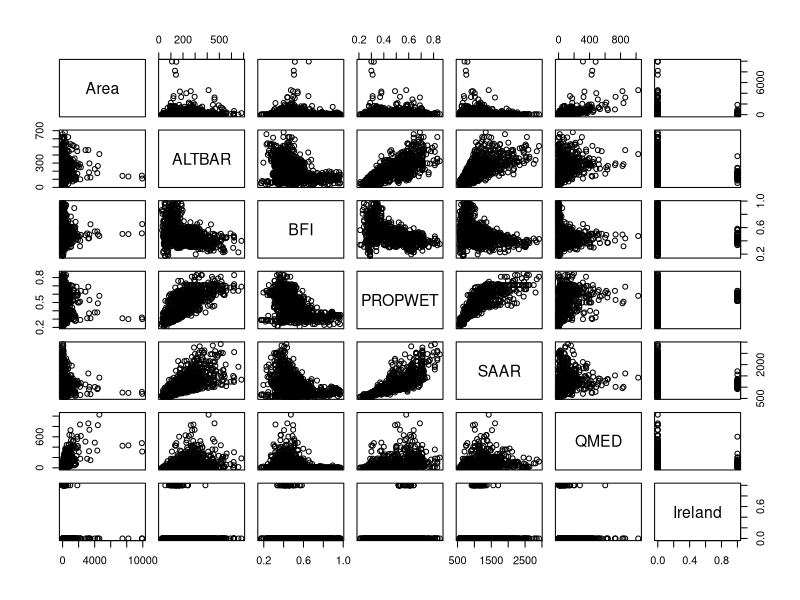
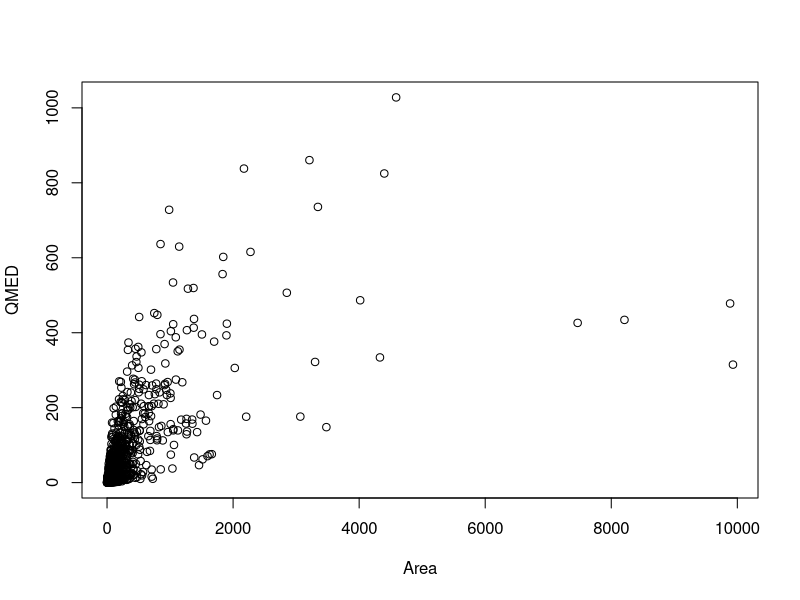
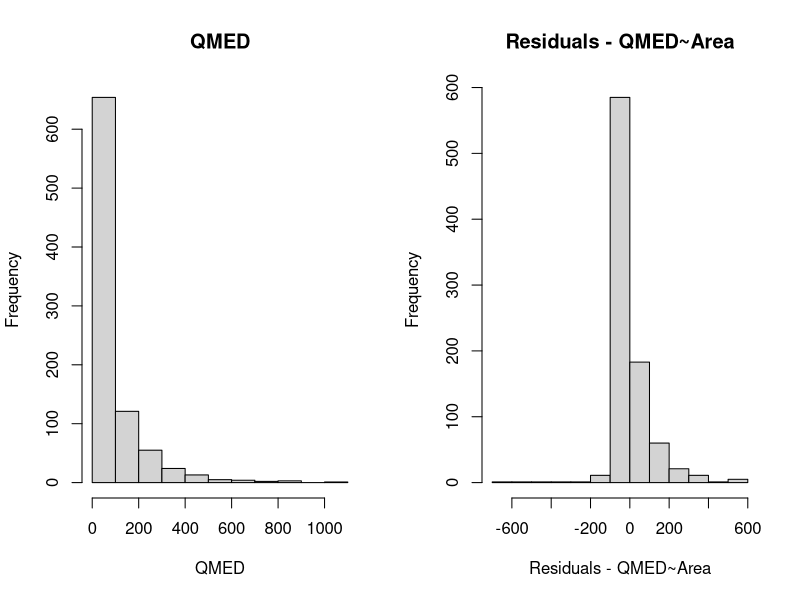
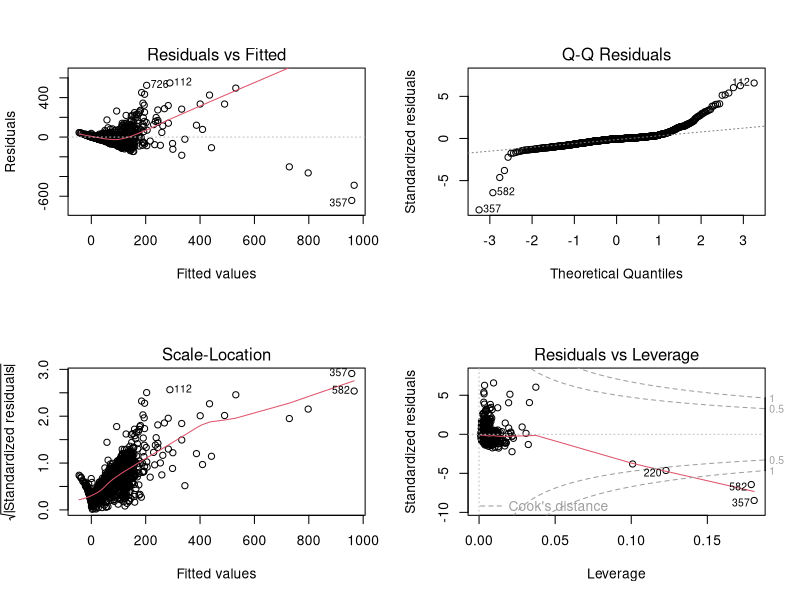
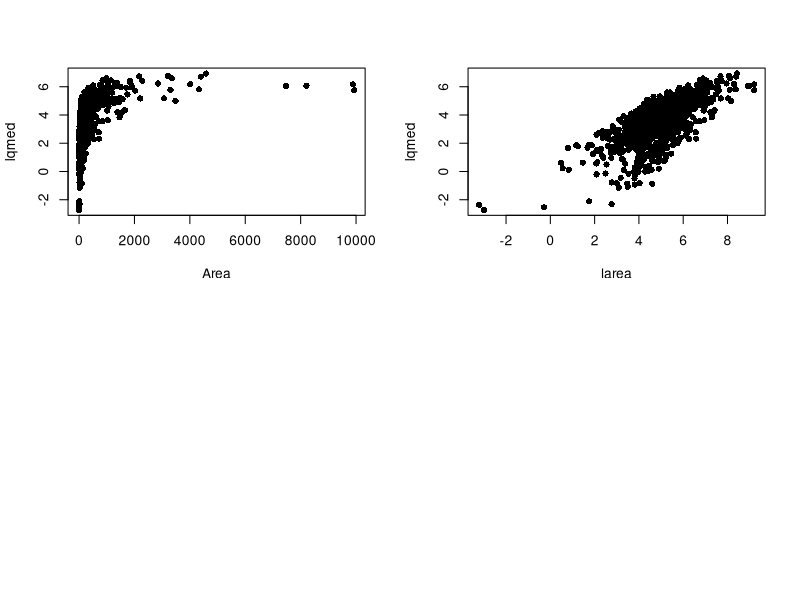
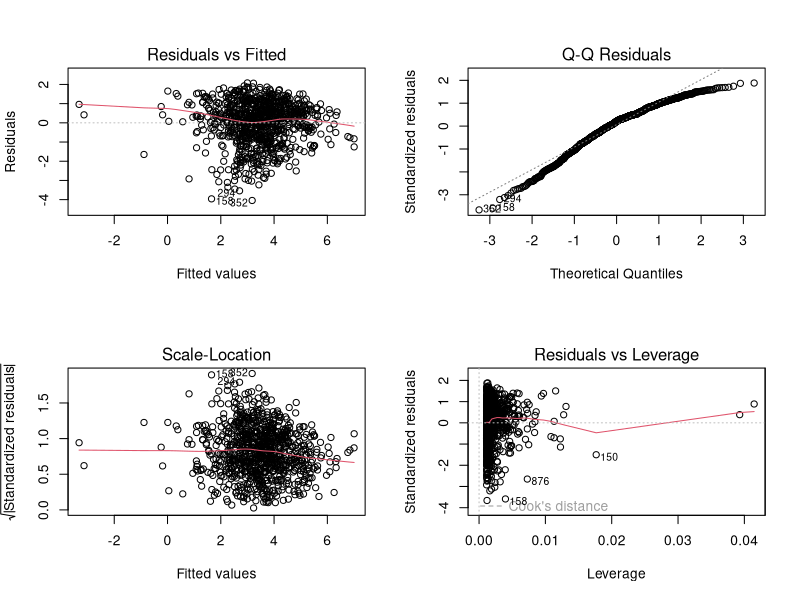
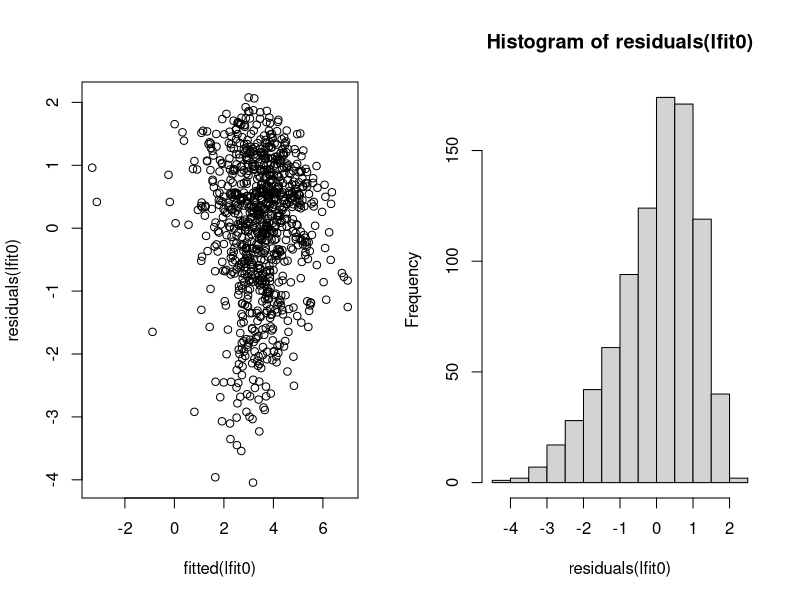

The R script that drew these images, in order: (Note: this script raises an error after producing the figures.)
## ---- chunk 1
ukrivers <- read.csv("ukrivers.csv",header=TRUE)
plot(ukrivers[,6:12])
## ---- chunk 2
plot(QMED~Area, data = ukrivers)
## ---- chunk 3
par(mfrow=c(1,2))
hist(ukrivers$QMED, main = "QMED",xlab = "QMED")
hist(residuals(lm(QMED~Area, data = ukrivers)), xlab = "Residuals - QMED~Area", main = "Residuals - QMED~Area")
## ---- chunk 4
par(mfrow=c(2,2))
plot(lm(QMED~Area+BFI+PROPWET+SAAR, data = ukrivers))
## ---- chunk 5
tukrivers <- ukrivers
tukrivers$lqmed <- log(tukrivers$QMED)
plot(lqmed~Area, data = tukrivers,pch=16)
## ---- chunk 6
tukrivers$larea <- log(tukrivers$Area)
plot(lqmed~larea, data = tukrivers,pch=16)
## ---- chunk 7
lfit0 <- lm(lqmed ~ larea, data = tukrivers)
summary(lfit0)
par(mfrow=c(2,2))
plot(lfit0)
par(mfrow=c(1,2))
plot(fitted(lfit0), residuals(lfit0))
hist(residuals(lfit0))
## ---- chunk 8
par(mfrow=c(1,2))
bc0 <- MASS::boxcox(lm(QMED~Area, data = ukrivers), lambda = seq(0.12,0.25,by=0.025))
## potremmo ad esempio scegliere lambda = 0.18
tukrivers$bcqmed <- (ukrivers$QMED^0.18-1)/0.18
hist(residuals(lm(bcqmed ~ Area, data = tukrivers)))
par(mfrow=c(2,2))
plot(lm(bcqmed ~ Area, data = tukrivers))
## ---- chunk 9
par(mfrow=c(1,2), pch = 16)
plot(tukrivers$ALTBAR, tukrivers$lqmed)
plot(tukrivers$ALTBAR, residuals(lfit0))
## ---- chunk 10
par(mfrow=c(1,2), pch = 16)
plot(log(tukrivers$ALTBAR), tukrivers$lqmed)
plot(sqrt(tukrivers$ALTBAR), tukrivers$lqmed)
## ---- chunk 11
tukrivers$laltbar <- log(tukrivers$ALTBAR)
## ---- chunk 12
par(mfrow=c(1,2), pch = 16)
plot(tukrivers$BFI, tukrivers$lqmed)
plot(tukrivers$BFI, residuals(lfit0))
## ---- chunk 13
par(mfrow=c(1,2))
plot(tukrivers$BFI^2, tukrivers$lqmed)
plot(tukrivers$BFI^2, residuals(lfit0))
## ---- chunk 14
tukrivers$bfisq <- (tukrivers$BFI^2)
## ---- chunk 15
par(mfrow=c(1,2), pch = 16)
plot(tukrivers$PROPWET, tukrivers$lqmed)
plot(tukrivers$PROPWET, residuals(lfit0))
## ---- chunk 16
par(mfrow=c(1,3), pch = 16)
plot(log(tukrivers$PROPWET), tukrivers$lqmed)
plot(sqrt(tukrivers$PROPWET), tukrivers$lqmed)
plot((1/tukrivers$PROPWET), tukrivers$lqmed)
## ---- chunk 17
tukrivers$lpropwet <- log(tukrivers$PROPWET)
## ---- chunk 18
par(mfrow=c(1,2), pch = 16)
plot(tukrivers$SAAR, tukrivers$lqmed)
plot(tukrivers$SAAR, residuals(lfit0))
## ---- chunk 19
par(mfrow=c(1,2), pch = 16)
plot(log(tukrivers$SAAR), tukrivers$lqmed)
plot((1/tukrivers$SAAR), tukrivers$lqmed)
## ---- chunk 20
tukrivers$isaar <- (1000/tukrivers$SAAR)
## ---- chunk 21
plot(tukrivers[,c("lqmed","larea","laltbar","bfisq","lpropwet","isaar")])
## ---- chunk 22
BICk = log(nrow(tukrivers))
or_selection <- 
  step(lm(lqmed~larea,data=tukrivers), 
     scope = list(lower=lm(lqmed~larea,data=tukrivers), 
                  upper = lm(lqmed~larea+ALTBAR+BFI+PROPWET+SAAR,data=tukrivers)),
     k = BICk, direction = "both")
## ---- chunk 23
BICk = log(nrow(tukrivers))
tr_selection <- 
  step(lm(lqmed~larea,data=tukrivers), 
     scope = list(lower=lm(lqmed~larea,data=tukrivers), 
                  upper = lm(lqmed~larea+laltbar+BFI+bfisq+lpropwet+isaar,data=tukrivers)),
     k = BICk, direction = "both")
## ---- chunk 24
par(mfrow=c(1,2),pch=16)
plot(fitted(or_selection),tukrivers$lqmed)
abline(0,1, lwd = 2, col= "orange")
plot(fitted(tr_selection),tukrivers$lqmed)
abline(0,1, lwd = 2, col= "orange")
## ---- chunk 25
calc_loocv_rmse = function(model) {
sqrt(mean((resid(model) / (1 - hatvalues(model))) ^ 2))
}
calc_loocv_rmse(or_selection)
calc_loocv_rmse(tr_selection)
## ---- chunk 26
BIC(or_selection)
BIC(tr_selection)
## ---- chunk 27
par(mfrow=c(2,2))
plot(or_selection)
## ---- chunk 28
#  the matrix of predictor variables 
mpreds <- or_selection$model[,-1]
par(mfrow=c(2,ceiling(ncol(mpreds)/2)))
for(j in (1:ncol(mpreds))) plot(mpreds[,j], residuals(or_selection), xlab = names(mpreds)[j])
## ---- chunk 29
par(mfrow=c(2,2))
plot(tr_selection)
## ---- chunk 30
# the matrix of predictor variables 
mpreds <- tr_selection$model[,-1]
par(mfrow=c(2,ceiling(ncol(mpreds)/2)))
for(j in (1:ncol(mpreds))) plot(mpreds[,j], residuals(tr_selection), xlab = names(mpreds)[j])
## ---- chunk 31
car::vif(tr_selection)
## anche il grafico della relazione tra predittori 
## non è problematico
# plot(tr_selection$model)
## ---- chunk 32
par(mfrow=c(1,1))
plot(tr_selection,4)
tr_selection$model[cooks.distance(tr_selection) > 0.03,]
plot(tr_selection$model)
## ---- chunk 33
fit_final <- update(lm(tr_selection), .~.+BFI, data = tukrivers)
summary(fit_final)
## ---- chunk 34
anova(lfit0, fit_final)
## ---- chunk 35
par(mfrow=c(1,2), pch = 16)
plot(tukrivers$laltbar, residuals(fit_final))
plot(tukrivers$lpropwet, residuals(fit_final))
## ---- chunk 36
par(mfrow=c(1,3), pch=16,col="grey60")
lout <- 100
nd <- data.frame(isaar = rep(mean(tukrivers$isaar), lout),
                 larea = rep(mean(tukrivers$larea), lout),
                 BFI = seq(min(tukrivers$BFI), max(tukrivers$BFI), length.out = lout),
                 bfisq = seq(min(tukrivers$BFI), max(tukrivers$BFI), length.out = lout)^2)
plot(lqmed ~ BFI, data = tukrivers)
lines(nd$BFI, predict(fit_final, newdata = nd), col = 2)
nd <- data.frame(isaar = seq(min(tukrivers$isaar), max(tukrivers$isaar), length.out = lout),
                 BFI = rep(mean(tukrivers$BFI), lout),
                 bfisq = rep(mean(tukrivers$bfisq), lout), 
                 larea = rep(mean(tukrivers$larea), lout))
plot(lqmed ~ isaar, data = tukrivers)
lines(nd$isaar, predict(fit_final, newdata = nd), col = 2)
nd <- data.frame(isaar = rep(mean(tukrivers$isaar), lout),
                 BFI = rep(mean(tukrivers$BFI), lout),
                 bfisq = rep(mean(tukrivers$bfisq), lout), 
                 larea = seq(min(tukrivers$larea), max(tukrivers$larea), length.out = lout))
plot(lqmed ~ larea, data = tukrivers)
lines(nd$larea, predict(fit_final, newdata = nd), col = 2)
## ---- chunk 37
par(mfrow=c(1,1), pch = 16)
pp <- predict(fit_final)
## creiamo una variabile che dipenda dal valore stiamto di lqmed 
ppcol <- rgb((pp-min(pp)+0.1)/(max(pp)-min(pp)+0.1), 0.5,0.5)
plot(tukrivers$Easting, tukrivers$Northing,
     col = ppcol)
